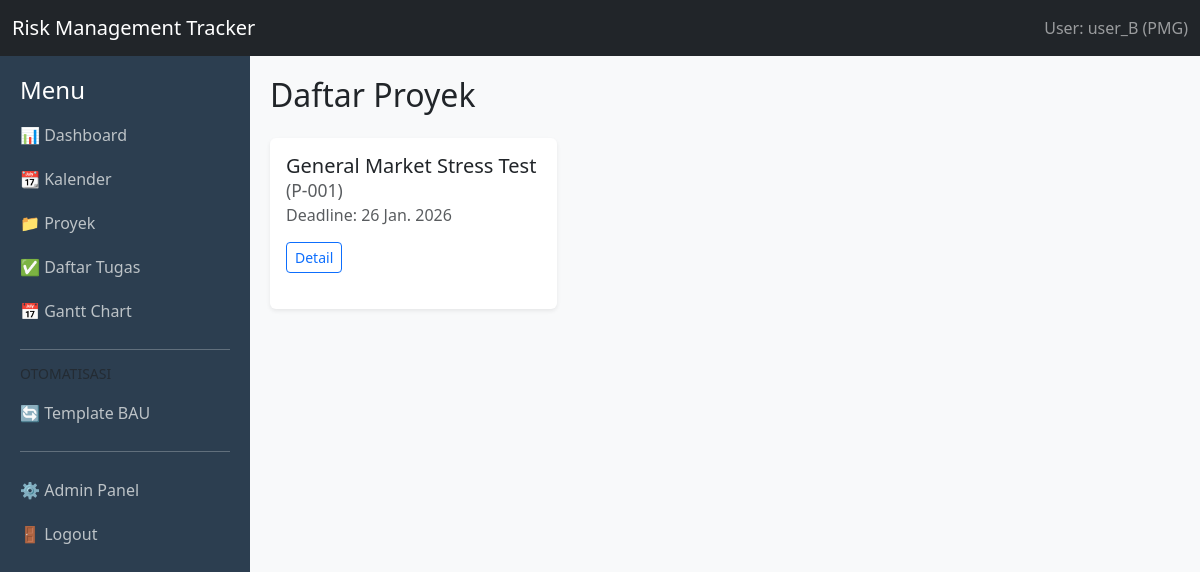
/proyek/ (signed in), run on the app's committed database.
### core/models.py (models this page shows, shortened)
class Proyek(models.Model):
    kode_proyek = models.CharField(max_length=20, unique=True, editable=False)
    nama_proyek = models.CharField(max_length=200)
    deskripsi = models.TextField(blank=True)
    tanggal_mulai = models.DateField()
    tanggal_selesai = models.DateField()
    pemilik_grup = models.ForeignKey(Group, on_delete=models.CASCADE)
    dibuat_oleh = models.ForeignKey(User, on_delete=models.SET_NULL, null=True)
    class Meta:
        verbose_name = "Proyek"
        verbose_name_plural = "Proyek"

### core/views.py (the view)
# urls.py: path('proyek/', views.ProyekListView.as_view(), name='proyek-list'),
class ProyekListView(LoginRequiredMixin, GroupAccessMixin, ListView):
    model = Proyek
    template_name = 'core/proyek_list.html'
    context_object_name = 'proyek_list'

### core/views.py (called while the page is built)
    def get_queryset(self):
        qs = super().get_queryset()
        user = self.request.user
        if user.is_superuser:
            return qs
        user_group = user.groups.first()
        if self.model == Tugas:
            return qs.filter(
                Q(pemilik_grup=user_group) |
                Q(ditugaskan_ke=user)
            ).distinct()
        return qs.filter(pemilik_grup=user_group)

### templates/core/proyek_list.html (shortened to what this page needs)
{% extends 'core/base.html' %}
{% block content %}
<div class="d-flex justify-content-between mb-3">
    <h2>Daftar Proyek</h2>
</div>
<div class="row">
    {% for p in proyek_list %}
    <div class="col-md-4 mb-4">
        <div class="card h-100 shadow-sm">
            <div class="card-body">
                <h5 class="card-title">{{ p.nama_proyek }} <small class="text-muted text-sm">({{ p.kode_proyek }})</small></h5>
                <h6 class="card-subtitle mb-2 text-muted">Deadline: {{ p.tanggal_selesai }}</h6>
                <div class="mt-3">
                    <a href="{% url 'proyek-detail' p.pk %}" class="btn btn-sm btn-outline-primary">Detail</a>
                </div>
            </div>
        </div>
    </div>
    {% empty %}
    <div class="col-12 text-center text-muted">
        <p>Belum ada proyek untuk divisi Anda.</p>
    </div>
    {% endfor %}
</div>
{% endblock %}

### templates/core/base.html (shortened to what this page needs)
<!DOCTYPE html>
<html lang="id">
<head>
    <link href="https://cdn.jsdelivr.net/npm/bootstrap@5.3.0/dist/css/bootstrap.min.css" rel="stylesheet">
    <link rel="stylesheet" href="https://cdnjs.cloudflare.com/ajax/libs/frappe-gantt/0.6.1/frappe-gantt.css">
</head>
<body>
    <nav class="navbar navbar-dark bg-dark">
        <div class="container-fluid">
            <a class="navbar-brand" href="#">Risk Management Tracker</a>
            <span class="navbar-text">
                User: {{ request.user.username }}
                {% if request.user.groups.first %}
                    ({{ request.user.groups.first.name }})
                {% else %}
                    (No Group)
                {% endif %}
            </span>
        </div>
    </nav>
    <div class="wrapper">
        <div class="sidebar">
            <h4>Menu</h4>
            <a href="{% url 'dashboard' %}">📊 Dashboard</a>
            <a href="{% url 'calendar-view' %}">📆 Kalender</a>
            <a href="{% url 'proyek-list' %}">📁 Proyek</a>
            <a href="{% url 'tugas-list' %}">✅ Daftar Tugas</a>
            <a href="{% url 'gantt-view' %}">📅 Gantt Chart</a>
            <hr>
            <h6 class="text-muted text-uppercase small">Otomatisasi</h6>
            <a href="{% url 'bau-list' %}">🔄 Template BAU</a>
            <hr>
            <a href="/admin/">⚙️ Admin Panel</a>
            <form action="{% url 'logout' %}" method="post">
                <button type="submit" class="logout-btn">🚪 Logout</button>
            </form>
        </div>
        <div class="content">
            {% block content %}{% endblock %}
        </div>
    </div>
</body>
</html>

### templates/core/base.html (style rules this page uses)
body { display: flex; min-height: 100vh; flex-direction: column; }
.wrapper { display: flex; flex: 1; }
.sidebar { min-width: 250px; background: #2c3e50; color: white; padding: 20px; }
.sidebar a { color: #bdc3c7; text-decoration: none; display: block; padding: 10px 0; }
.logout-btn { background: none; border: none; color: #bdc3c7; padding: 10px 0; width: 100%; text-align: left; }
.content { flex: 1; padding: 20px; background: #f8f9fa; }
.card { border: none; shadow: 0 4px 6px rgba(0,0,0,0.1); margin-bottom: 20px; }

### data on the page
Proyek: nama_proyek "General Market Stress Test", kode_proyek "P-001", tanggal_selesai "26 Jan. 2026"

### other printed values
{{ request.user.username }} "user_B"
{{ request.user.groups.first.name }} "PMG"
